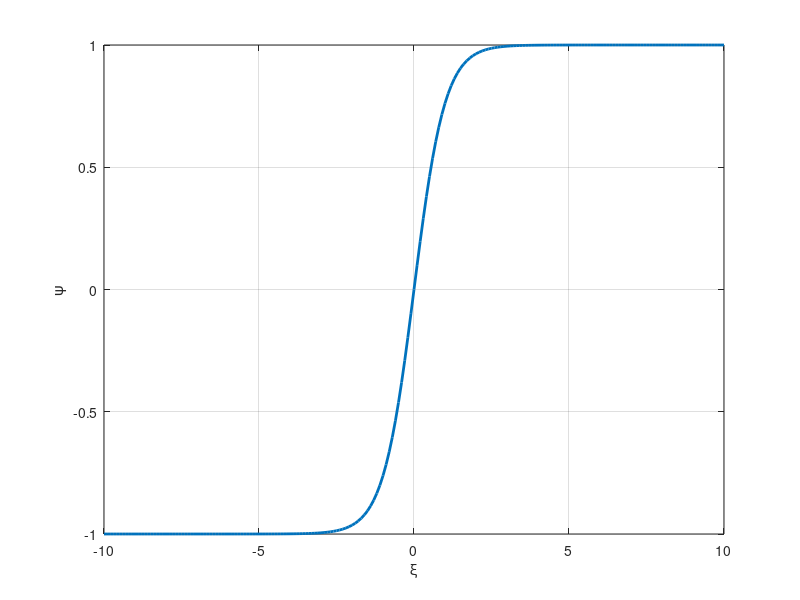

Write MATLAB code to recreate this figure. (Note: this script raises an error after producing the figure.)

f_max = 1 ;
f_min = -1;
f = @(x) f_max - (f_max-f_min)./(1 +  exp(4*x/(f_max-f_min)));

figure('units','centimeters','position',[5 5 12 8]) 

plot(-10:.1:10, f(-10:.1:10),'LineWidth',2)
grid on

xlabel('\xi') % x-axis label
ylabel('\psi') % y-axis label

export_fig sat_function.pdf -transparent  -pdf 
